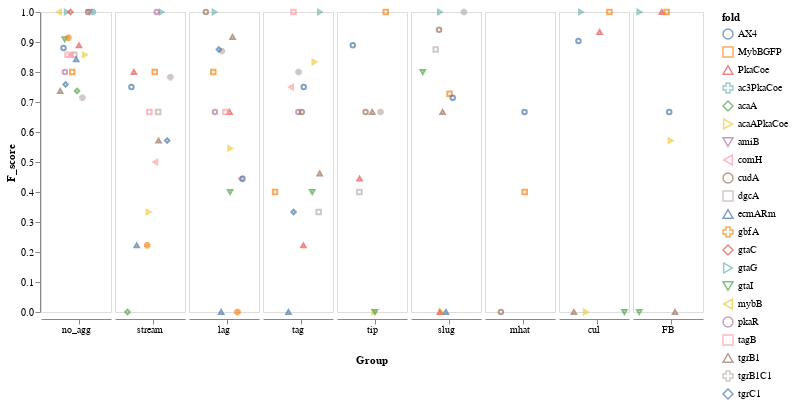

This figure's notebook cell:
### Markdown cell above
F score is a harmonic mean of precision (true predicted positives/all predicted positives) and recall (true predicted positives/all true positives).

### Code cell
data_prfs=result['prfs'].groupby('params')
#for group in ['none','none_balanced','l1_0.6_balanced']:
for group in ['none_balanced']:
    data=data_prfs.get_group(group)
    summary=summary_classification(data,'F_score',"Group",print_df=False)
    print('F score summary for OvR logistic regression:',group)
    summary_classification_print_sort(summary,statistic='F score',averages=['macro','micro'],groups=order,sort='groups')
    print('\n')
    data_scatter=result['prfs'][result['prfs']['Group'].isin(order)].query('params =="none_balanced"')
    data_scatter.Group=pd.Categorical(data_scatter.Group, categories=order,ordered=True)
    data_scatter=data_scatter.sort_values('Group')
    display(scatter_catgory(data_scatter,categories='Group',Y= 'F_score', colour='fold',shape='fold',width=70))

### Figure 1 — Vega-Lite specification as saved in the notebook (floating-point values rounded to 4 significant figures; data arrays with more than 128 entries replaced by an {"elided": "..."} marker saying what was removed)
{"config": {"view": {"continuousWidth": 400, "continuousHeight": 300}, "facet": {"spacing": 0}}, "data": {"name": "data-3ccd655b1fbda155e0b0aab5d38a1be2"}, "mark": {"type": "point", "size": 20}, "encoding": {"color": {"type": "nominal", "field": "fold"}, "column": {"type": "ordinal", "field": "Group", "header": {"labelAlign": "center", "labelAngle": 0, "labelOrient": "bottom", "labelPadding": 10, "titleOrient": "bottom"}, "sort": ["no_agg", "stream", "lag", "tag", "tip", "slug", "mhat", "cul", "FB"]}, "shape": {"type": "nominal", "field": "fold"}, "x": {"type": "quantitative", "axis": {"grid": false, "labels": false, "ticks": true, "values": [0]}, "field": "jitter", "scale": {}, "title": null}, "y": {"type": "quantitative", "axis": {"grid": false}, "field": "F_score"}}, "title": "", "transform": [{"calculate": "sqrt(-2*log(random()))*cos(2*PI*random())", "as": "jitter"}], "width": 70, "$schema": "https://vega.github.io/schema/vega-lite/v4.0.2.json", "datasets": {"data-3ccd655b1fbda155e0b0aab5d38a1be2": {"elided": "189 records"}}}
